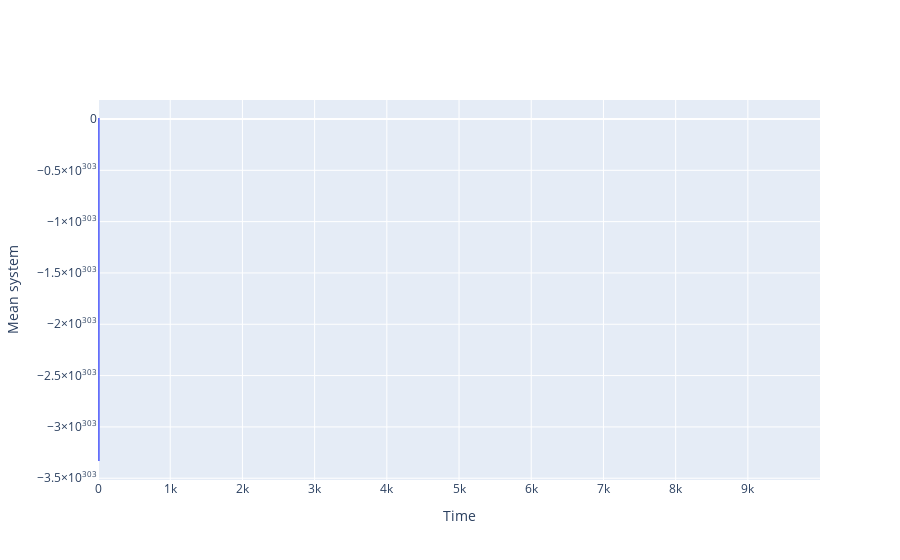

Notebook source saved alongside this figure:
### Code cell
from plexsim.models import *
import sys; sys.path.insert(0, '../')
import networkx as nx, numpy as np
from plotly import express as px,  graph_objects as go

n =  5
g = nx.grid_graph([n, n], 1)
# g = nx.star_graph(5)
g = nx.random_geometric_graph(10, .3)
# g = nx.path_graph(3)

# nx.set_node_attributes(g, {node : 0. for node in g.nodes()}, 'state')
# idx = np.random.randint(0, len(g))
# node = list(g.nodes())[idx]
# g.nodes()[node]['state'] =1 

t = 1
settings = dict(\
               eta = .15,\
               mu  = .01,\
               beta =  1/t,\
               t    = t,\
               updateType = 'async', \
#                sampleSize = 1,\
#              H = np.ones(g.number_of_nodes()) * 1
               )
# m = Potts(g, **settings)
# m = Pottsis(g, **settings)
m = Logmap(g, r = .5,  agentStates = np.linspace(0, 1, 3), \
           **settings)

# m = SIRS(g, beta = .8, kappa = 0, mu = 0, \
#          nu = .07,\
#         agentStates = np.arange(2),\
#         )
print(m.nNodes)
# m.reset()
from Toolbox import infcy
sim = infcy.Simulator(m)

import time
def timeit(func, loops, args):
    start = time.time()
    for l in range(loops):
        func(**args)
    print(f"{time.time() - start}")
# # sim.snapshots(10, 100)
# a = 10
# N = 100
# b = dict(n_samples = .25
#         time_steps = 10)
# timeit(sim.running, a, b)

# b = dict(model = m, 
#         nSamples = N,\
#         window = 10)
# timeit(infcy.reverseMC, a, b)
# m.agentStates
# m.reset()
fig = go.Figure()
for i in range(1):
    m.reset()
    res = m.simulate(10000)
#     sicks = (res == 1).mean(1)
#     healthies = (res == 0).mean(1)
#     fig.add_trace(go.Scatter(y = sicks, marker = dict(color = 'blue')))
#     fig.add_trace(go.Scatter(y = healthies, marker = dict(color = 'red')))
    fig.add_trace(go.Scatter(y = res.mean(1)))
fig.update_layout(xaxis_title ='Time', yaxis_title = 'Mean system')
fig.show()

### Figure 1 — Plotly figure (JSON) as saved in the notebook; plotly's stock layout.template omitted (floating-point values rounded to 4 significant figures; data arrays with more than 128 entries replaced by an {"elided": "..."} marker saying what was removed)
{"data": [{"type": "scatter", "y": {"elided": "10000 float values"}}], "layout": {"autosize": true, "xaxis": {"autorange": true, "range": [0, 9999], "title": {"text": "Time"}}, "yaxis": {"autorange": true, "range": [-3.517e+303, 1.851e+302], "title": {"text": "Mean system"}, "type": "linear"}}}
